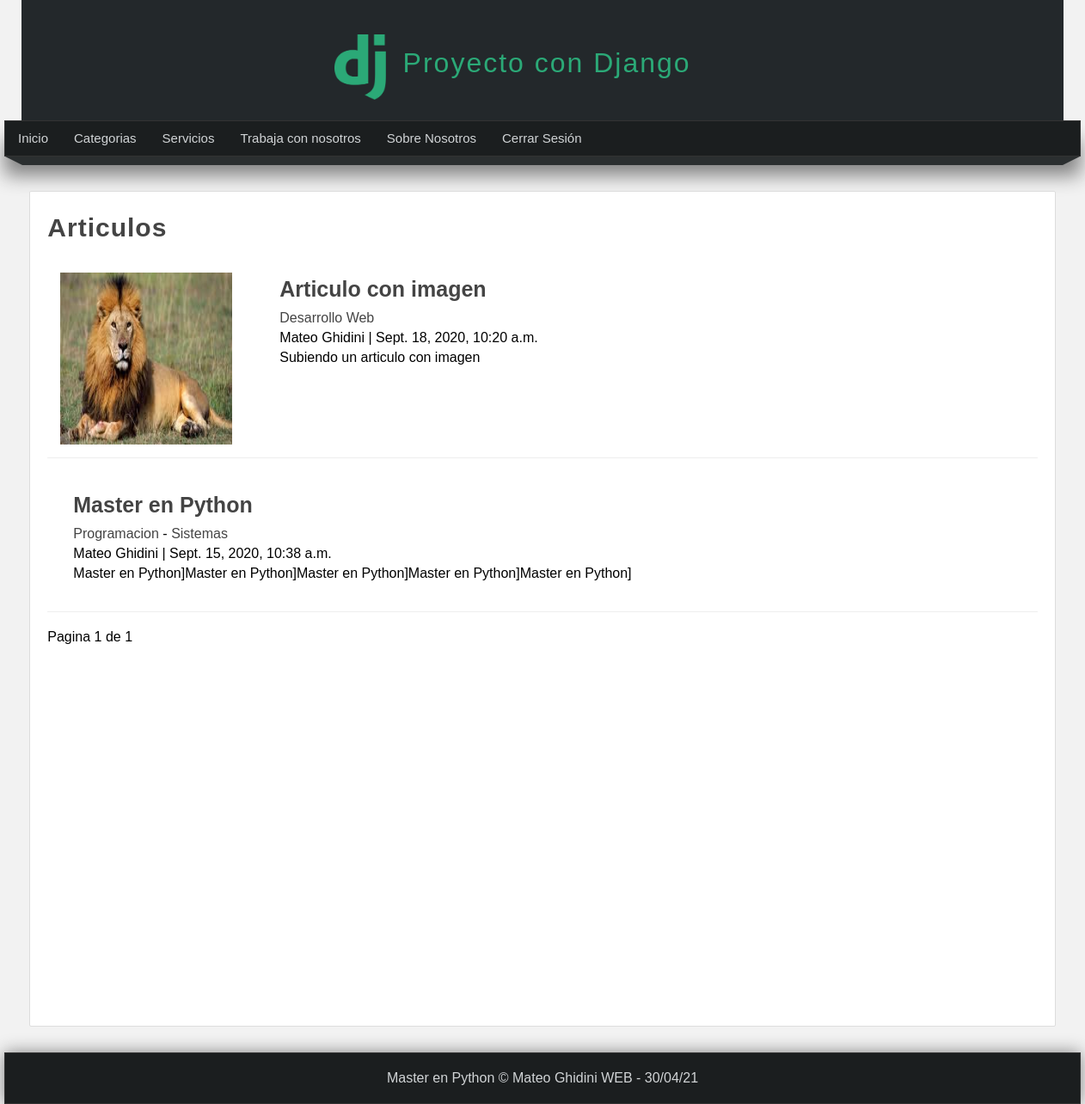
The app's page /articulos/ (signed in) with its own data.
### pages/models.py (models this page shows, shortened)
class Page(models.Model):
    title = models.CharField(max_length=50, verbose_name="Titulo")
    content = RichTextField(verbose_name="Contenido")
    slug= models.CharField(unique=True, max_length=150, verbose_name="URL Amigable")
    order= models.IntegerField(default=0, verbose_name="Orden")
    visible = models.BooleanField(verbose_name="¿Visible?")
    created_at = models.DateTimeField(auto_now_add=True, verbose_name="Creado el")
    updated_at = models.DateTimeField(auto_now=True, verbose_name="Actualizado el")
    class Meta:
        verbose_name = "Pagina"
        verbose_name_plural = "Paginas"

### blog/models.py (models this page shows, shortened)
class Article(models.Model):
    title=models.CharField(max_length=150, verbose_name='Titulo')
    content = RichTextField(verbose_name='Contenido')
    image = models.ImageField(default='null', verbose_name='Imagen', upload_to = "articles")
    public = models.BooleanField(verbose_name = '¿Piblicado?')
    user = models.ForeignKey(User, editable=False, verbose_name='Usuario', on_delete=models.CASCADE)
    categories=models.ManyToManyField(Category, verbose_name='Categorias', blank=True, related_name="articles")
    created_at = models.DateTimeField(auto_now_add=True, verbose_name='Creado el')
    updated = models.DateTimeField(auto_now=True, verbose_name = 'Editado el')
    class Meta:
        verbose_name = 'Articulo'
        verbose_name_plural = 'Articulos'
        ordering = ['-created_at']

class Category(models.Model):
    name= models.CharField(max_length=100, verbose_name='Nombre')
    description = models.CharField(max_length=255,verbose_name='Descripcion')
    created_at = models.DateTimeField(auto_now_add=True, verbose_name='Creado el')
    class Meta:
        verbose_name = 'Categoria'
        verbose_name_plural = 'Categorias'

### blog/views.py (the view)
# urls.py: path('articulos/', views.list, name='list_articles'),
@login_required(login_url='login')
def list(request):
    articles = Article.objects.all()
    paginator = Paginator(articles, 5)
    page= request.GET.get('page')
    page_articles = paginator.get_page(page)
    return render(request, 'articles/list.html',{
        'title': 'Articulos',
        'articles': page_articles
    })

### blog/processor.py (called while the page is built)
def get_categories(request):
    categories_in_use = Article.objects.filter(public=True).values_list('categories', flat=True)
    categories = Category.objects.filter(id__in=categories_in_use).values_list('id', 'name')
    return {
        'categories': categories,
        'ids': categories_in_use
    }

### pages/context_processors.py (called while the page is built)
def get_pages(request):
    pages = Page.objects.filter(visible=True).order_by('order').values_list('id', 'title', 'slug')
    return {
        'pages': pages
    }

### blog/templates/articles/list.html (shortened to what this page needs)
{%extends 'layouts/layout.html'%}
{%block content%}
    <h1 class="title">{{title}}</h1>
    {%include 'articles/articles.html'%}
    {%include 'articles/pagination.html'%}
{% endblock %}

### mainapp/templates/layouts/layout.html (shortened to what this page needs)
{%load static%}
<!DOCTYPE html>
<html lang="es">
<head>
    <link rel="stylesheet" type = "text/css" href="{%static 'css/styles.css' %}">
</head>
<body>
    <header>
        <div id="logotipo">
            <img src="{% static 'imagenes/original.png'%}" alt="">
            <h1>Proyecto con Django</h1>
        </div>
    </header>
    <nav>
        <ul>
            <li>
                <a href = "{% url 'index'%}">Inicio</a>
            </li>
            {%if user.email%}
                <li>
                    <a href = "{% url 'list_articles'%}">Categorias</a>
                </li>
                {%for page in pages%}
                    <li>
                        <a href = "{%url 'page' page.2 %}">{{page.1}}</a>
                    </li>
                {%endfor%}
                <li>
                    <a href = "{% url 'logout'%}">Cerrar Sesión</a>
                </li>
            {%endif%}
        </ul>
    </nav>
   <div class="barra">
       <span class="esquina-izquierda"></span>
       <span class="relleno-barra"></span>
       <span class="esquina-derecha"></span>
   </div>
    <div id = "content">
        <div class="box">
            {% block content %}{% endblock %}
        </div>
    </div>
    <footer>
        Master en Python &copy; Mateo Ghidini WEB - {% now "d/m/y" %}
    </footer>
</body>
</html>

### blog/templates/articles/articles.html (shortened to what this page needs)
{%for article in articles%}
            <article class="article-item">
                {% if article.image != 'null' and article.image.url|length >= 1 %}
                    <div class = "image">
                        <img src="{{article.image.url}}"/>
                    </div>
                {% endif %}
                <div class="data">
                    <h2>
                        <a href="{%url 'article' article.id%}">{{article.title}}</a>
                    </h2>
                    <p>
                        {%for category in article.categories.all%}
                            <a href="{%url 'category' category.id%}">{{category.name}}</a>
                            {%if forloop.counter < article.categories.all|length%}
                                {{'-'}}
                            {%endif%}
                        {%endfor%}
                    </p>
                    <span>
                    {{article.user.first_name}} {{article.user.last_name}}
                    |
                    {{article.created_at}}
                    </span>
                    <p>
                    {{article.content|safe}}
                    </p>
                </div>
            </article>
    {% endfor %}

### mainapp/static/css/styles.css (style rules this page uses)
* { margin: 0px; padding: 0px; font-family: sans-serif, Arial, Helvetica; text-decoration: none; }
.box p, .box h2, .box h3,.box ul { margin-top: 5px; margin-bottom: 5px; }
body { background-color: #F2F2F2; }
header { width: 1212px; height: 140px; background-color: #23282B; margin: 0 auto; }
#logotipo { width: 40%; height: 130px; margin: 0 auto; padding-top: 20px; }
#logotipo img { display:block; width: 60px; float: left; margin-top: 20px; }
#logotipo h1 { display: block; letter-spacing: 2px; margin-top: 35px; font-weight: lighter; color: #2ba977; float: left; margin-left: 20px; }
nav { width: 1250px; height: 40px; background-color: #1b1e1f; border: 1px solid #333333; margin: 0 auto; box-shadow: 0px 22px 22px gray; font-size: 15px; }
nav > ul { list-style: none; text-decoration: none; }
nav > ul > li { line-height: 40px; float: left; }
nav > ul > li > a { display:block; padding-right: 15px; padding-left:15px; color: #d1d4d6; }
.barra { width: 1250px; margin: 0 auto; }
.esquina-izquierda { display:block; border-left: 20px solid transparent; border-top: 10px solid #2b2f30; float: left; }
.esquina-derecha { display:block; border-right: 20px solid transparent; border-top: 10px solid #2b2f30; float: right; }
.relleno-barra { display:block; background: #2b2f30;; height: 10px; width: 1210px; float: left; }
#content { width: 1212px; min-height: 930px; margin: 0 auto; margin-bottom: 30px; margin-top: 40px; }
.box { background: #fff;; width: 95%; min-height: 930px; padding: 20px; border: 1px solid #ddd; border-radius: 2px; margin: 0 auto; }
.box .image { width: 45%;; float: left; margin-right:40px; }
.box .image img { width: 100%; }
.box a { color: #444; transition: all 300ms; }
.title { color:#444; letter-spacing: 1px; font-size: 30px; margin-bottom: 10px; margin-top: 5px; }
.article-item { margin-bottom: 20px; margin-top:20px; padding:15px; border-bottom: 1px solid #EEE; clear: both; }
.article-item .image { width: 200px; height: 200px; float:left; overflow:hidden; }
.article-item .image img { height: 200px; }
.article-item .data { float: left; padding: 15px; padding-top: 0px; }
.article-item h2 { font-size: 25px; color:#333; margin-bottom: 10px; display: block; }
footer { width: 1250px; background-color:#1b1e1f; border: 1px solid #333; color: #d1d4d6; text-align: center; padding-top: 20px; padding-bottom: 20px; box-shadow: 0px 0px 20px gray; margin: 0 auto; }

### records on screen
Page: title "Servicios"
Page: title "Trabaja con nosotros"
Page: title "Sobre Nosotros"
Article: image (picture), title "Articulo con imagen", user.first_name "Mateo", user.last_name "Ghidini", created_at "Sept. 18, 2020, 10:20 a.m.", content "Subiendo un articulo con imagen"
Category: name "Desarrollo Web"
Article: title "Master en Python", user.first_name "Mateo", user.last_name "Ghidini", created_at "Sept. 15, 2020, 10:38 a.m.", content "Master en Python]Master en Python]Master en Python]Master en Python]Master en Python]"
Category: name "Programacion", value "-"
Category: name "Sistemas"

### other values on screen
{{ title }} "Articulos"
{{ articles.number }} "1"
{{ articles.paginator.num_pages }} "1"
